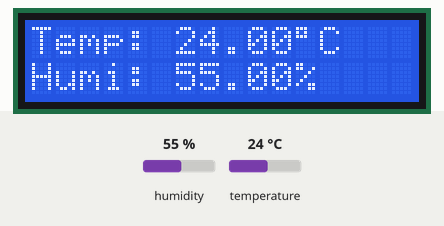
Recording of a sketch running on a simulated Arduino Uno, built with avr-gcc and run on an emulated ATmega328P. On the bench: 16×2 character LCD. The inputs (shaded band) are chosen by the test bench; at power-on: humidity 55 %, temperature 24 °C.

Above: at 2.7 s.
2.8 s: humidity set to 22 %
At 5.4 s:
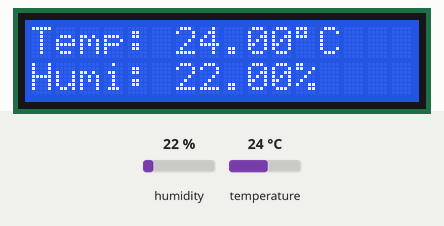
5.8 s: temperature set to 12 °C
At 7.5 s:
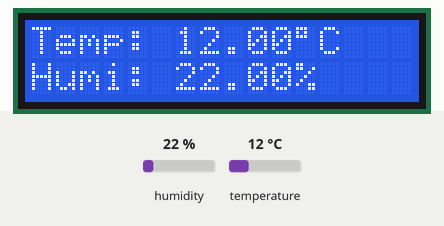
8.8 s: humidity set to 40 %
At 11.5 s:
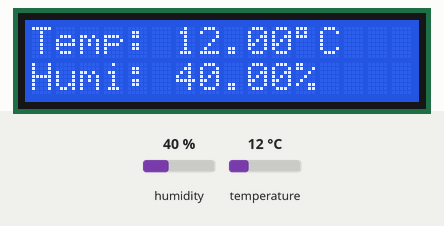
11.8 s: temperature set to 19 °C
At 12.6 s:
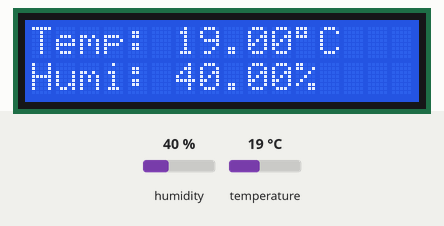
Timing chart, 0 to 14.8 s (numbered marks = the images above; inputs shaded):
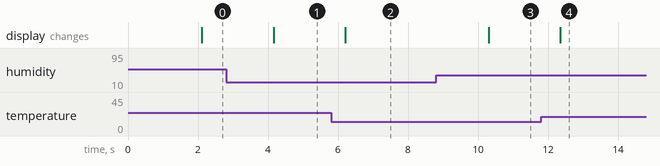

The sketch:

DHT_11-2X16_LCD.ino
```cpp
#include <LiquidCrystal_I2C.h>
#include "DHT.h"
#define DHTPIN 2
#define DHTTYPE DHT11

LiquidCrystal_I2C lcd(0x27, 16, 2);  // I2C address 0x3F, 16 column and 2 rows
DHT dht(DHTPIN, DHTTYPE);

void setup()
{
  dht.begin();     // initialize the sensor
  lcd.begin();      // initialize the lcd
}

void loop()
{
  delay(2000); // wait a few seconds between measurements

  float humi  = dht.readHumidity();    // read humidity
  float tempC = dht.readTemperature(); // read temperature

  // check if any reads failed
  if (isnan(humi) || isnan(tempC)) {
    lcd.setCursor(0, 0);
    lcd.print("Failed");
  } else {
    lcd.setCursor(0, 0);  // start to print at the first row
    lcd.print("Temp: ");
    lcd.print(tempC);     // print the temperature
    lcd.print((char)223); // print ° character
    lcd.print("C");

    lcd.setCursor(0, 1);  // start to print at the second row
    lcd.print("Humi: ");
    lcd.print(humi);      // print the humidity
    lcd.print("%");
  }
}
```

Measured:
- after the input at 2.8 s, the display: changes after 1.4 s (image 1)
- after the input at 5.8 s, the display: changes after 0.41 s (image 2)
- after the input at 8.8 s, the display: changes after 1.5 s (image 3)
- after the input at 11.8 s, the display: changes after 0.56 s (image 4)
